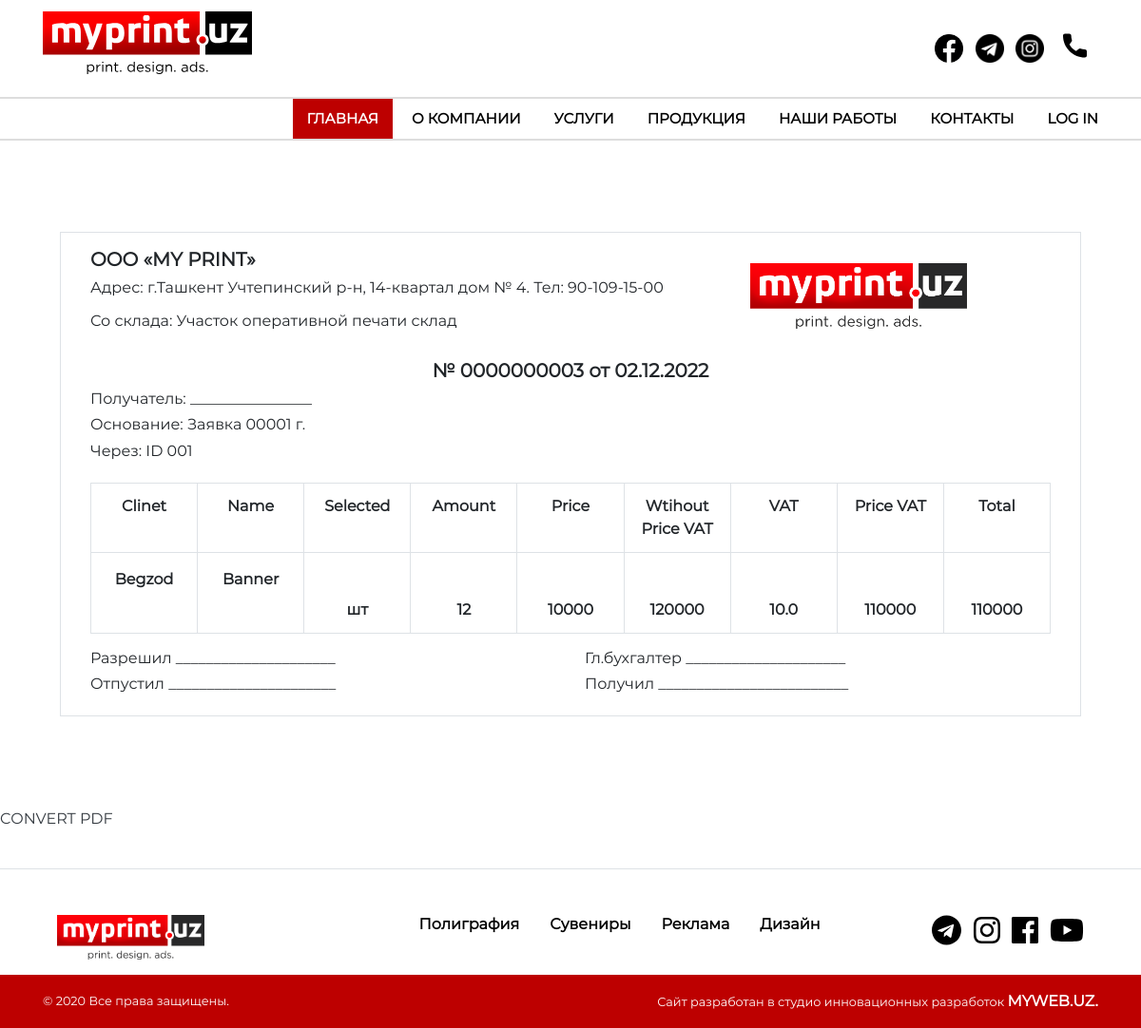
The app's page /en/list/, older data.
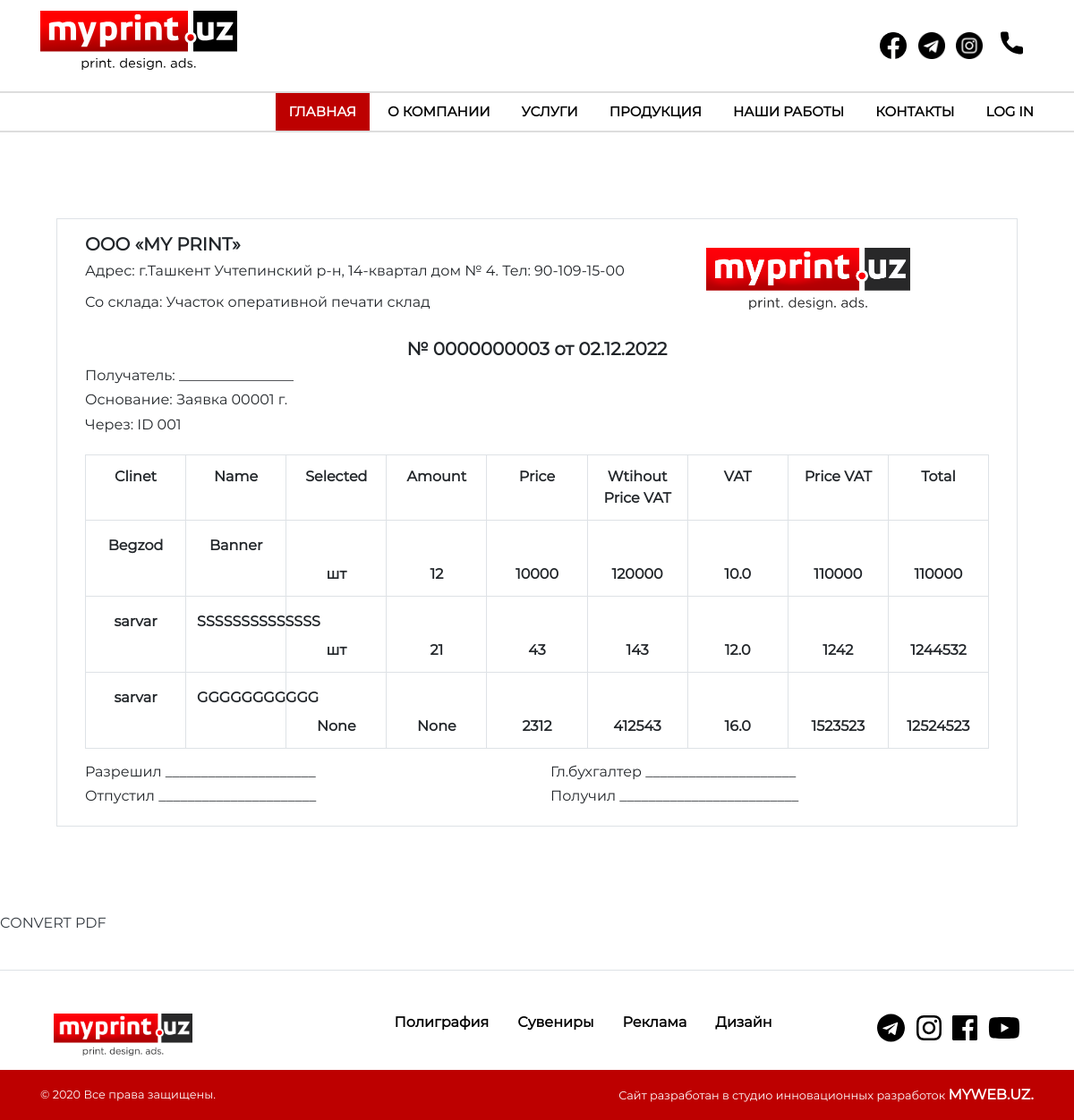
The same page, newer data.
### myprint/models.py (models this page shows, shortened)
class OrderForm(models.Model):
    student = models.ForeignKey(Customer, related_name = "orders", on_delete=models.CASCADE)
    Product_Status = (
        ('шт', 'шт'),
        ('усл', 'усл'),
    )
    name = models.CharField(_('name'), max_length=65, blank=True, null=True)
    status_order = models.CharField(_('status_order'), max_length=20, choices=Product_Status, default='шт', null=True, blank=True)
    amount = models.IntegerField(_('amount'), blank=True, null=True)
    price = models.PositiveIntegerField(_('price'), blank=True, null=True)
    price_free_VAT = models.PositiveIntegerField(_('price_free_VAT'), blank=True, null=True)
    VAT = models.FloatField(_('VAT'), blank=True, null=True)
    price_with_VAT = models.PositiveIntegerField(_('price_with_VAT'), blank=True, null=True)
    total = models.PositiveIntegerField(_('total'), blank=True, null=True)
    total_price_with_VAT = models.PositiveIntegerField(_('total_price_with_VAT'), blank=True, null=True)
    total_price_ALL = models.PositiveIntegerField(_('total_price_ALL'), blank=True, null=True)
    class Meta:
        db_table = 'orders'

class Customer(models.Model):
    id_name_order = models.CharField(_('id_name_order'), max_length=300)
    client = models.CharField(_('client'), max_length=65)
    client_phone_number = models.CharField(_('client_phone_number'), max_length=65)
    manager_name = models.CharField(_('manager_name'), max_length=65)
    date_order = models.DateTimeField(_('date_order'), auto_now_add=False)
    ready_product_date_order = models.DateTimeField(_('ready_product_date_order'), auto_now_add=False)
    class Meta:
        db_table = 'customers'

### myprint/views.py (the view)
# urls.py: path('list/', list, name="list"),
def list(request):
    datas = OrderForm.objects.all()
    context = {'datas' : datas}
    return render(request, 'multi_forms/list.html', context=context)

### myprint/templates/multi_forms/list.html (shortened to what this page needs)
{% extends 'base.html' %}
{% load static %}
{% block content %}
<section class="container-fluid pt-5 pb-5">
  <div class="container p-5">
    <div class="row border p-3">
        <div class="col-12 col-sm-12 col-md-12 col-lg-6 col-xl-8">
          <h5 class="font-weight-bold">OOO  «MY PRINT»</h5>
          <h6>Адрес: г.Ташкент  Учтепинский р-н, 14-квартал дом № 4. Тел: 90-109-15-00</h6s>
          <p class="pt-3 h6 ">Со склада: Участок оперативной печати склад</p>
        </div>
        <div class="col-12 col-sm-12 col-md-12 col-lg-6 col-xl-3 p-3">
            <img src="img/logo.png" width="100%" alt="">
        </div>
        <div class="col-12 col-sm-12 col-md-12 col-lg-12 col-xl-12 ">
            <h5 class="text-center font-weight-bold pt-3">№ 0000000003 от  <span class="h5 font-weight-bold">02.12.2022</span></h5>
        </div>
        <div class="col-12 col-sm-12 col-md-12 col-lg-12 col-xl-12 ">
         <p class="h6">Получатель:  ________________</p>
         <p class="h6">Основание:   Заявка 00001     г.</p>
         <p class="h6">Через: ID  001</p>
      </div>
      <div class="col-12 col-sm-12 col-md-12 col-lg-12 col-xl-12 pt-3 text-center justify-content-center">
	<table class="table table-bordered">
     <tbody>
          <tr>
            <th>Clinet</th>
            <th>Name</th>
            <th>Selected</th>
            <th>Amount</th>
            <th>Price</th>
            <th>Wtihout Price VAT</th>
            <th>VAT</th>
            <th>Price VAT</th>
            <th>Total</th>
          </tr>
         {% for data in datas %}
           <tr>
            <td class="pt-3">{{data.student.client}}</td>
            <td class="pt-3">{{data.name}}</td>
            <td class="pt-5">{{data.status_order}}</td>
            <td class="pt-5">{{data.amount}}</td>
            <td class="pt-5">{{data.price}}</td>
            <td class="pt-5">{{data.price_free_VAT}}</td>
            <td class="pt-5">{{data.VAT}}</td>
            <td class="pt-5">{{data.price_with_VAT}}</td>
            <td class="pt-5">{{data.total}}</td>
           </tr>
         {% endfor %}
     </tbody>
    </table>
  </div>
  <div class="col-12 col-sm-12 col-md-12 col-lg-6 col-xl-6">
    <h6> Разрешил   _____________________</h6>
    <h6>Отпустил   ______________________</h6>
  </div>
  <div class="col-12 col-sm-12 col-md-12 col-lg-6 col-xl-6">
    <h6>Гл.бухгалтер  _____________________</h6>
    <h6>Получил  _________________________</h6>
  </div>
</div>
</div>
</section>
<p><a href="{% url 'myprint:create_pdf' %}" class="h6 text-dark">CONVERT PDF</a></p><br>
{% endblock %}

### templates/base.html (shortened to what this page needs)
{% load static %}
{% load i18n %}
<!DOCTYPE html>
<html>
<head>
		<link rel="stylesheet" type="text/css" href="{%  static 'bootstrap/css/bootstrap.min.css' %}">
		<link rel="stylesheet" href="{%  static 'fontawesomePremium/css/all.css' %}">
		<link rel="stylesheet" href="{%  static 'css/slick.css' %}">
	  <link rel="stylesheet" type="text/css" href="{%  static 'css/animate.css' %}">
		<link rel="stylesheet" type="text/css" href="{%  static 'css/style.css' %}">
	</head>
<body class="container-fluid pl-0 pr-0" style="overflow-x: hidden;">
	<header class="header shop">
		<div class="topbar">
		 <div class="container">
		   <div class="row">
			 <div class="col-12 col-sm-12 col-md-12 col-lg-5 col-xl-5 text-center text-md-left">
			   <a href="index-2.html" class="cat-1heading"><img src="{% static 'img/logo.svg' %}" width="220" alt=""></a>
			 </div>
			 <div class="col-12 col-sm-12 col-md-12 col-lg-7 col-xl-7 text-center">
			   <div class="right-content">
				 <ul class="list-main pt-3">
				   <li class="pr-1 pb-2 border-0"><a href="https://www.facebook.com/myprintreklama/"><img src="{% static 'img/icons/facebook.png' %}" width="30" height="30" alt=""></a></li>
				   <li class="pl-1 pr-1 pb-2 border-0"><a href="https://t.me/MYPRINTUZ"><img src="{% static 'img/icons/telegramBlack.png' %}" width="30" height="30" alt=""></a></li>
				   <li class="pl-1 pr-1 pb-2 border-0"><a href="https://www.instagram.com/myprintuz/"><img src="{% static 'img/icons/instagramBlack.png' %}" width="30" height="30" alt=""></a></li>
				   <li class="pl-1 pr-1 pb-1 mb-0 border-0 font-weight-normal"><a href="{{ phone}}" class="pb-0 pt-3 mb-0 font-weight-normal" style="font-size: 25px;"><img src="{% static 'img/icons/phonesvg.svg'%}" width="25" class="mr-2 ml-2" height="30" alt="">{{ phone }}</a></li>
				 </ul>
			   </div>
			 </div>
		   </div>
		 </div>
	   </div>
	   <div class="header-inner">
		<div class="container pl-5  pr-5 pr-lg-0 pr-xl-0">
				<div class="row">
					<div class="col-12 col-sm-12 col-md-12 col-lg-12 col-xl-12">
							<nav class="navbar navbar-expand-lg pr-4 pr-lg-0 pr-xl-0">
								<div class="navbar-collapse">
									<div class="nav-inner">
				  <ul class="nav menu navbar-nav">
					  <li class="active"><a href="{% url 'myprint:home' %}">ГЛАВНАЯ</a></li>
					  <li><a href="{% url 'myprint:advertisement' %}" class="text-uppercase">О компании</a></li>
												<li><a href="#!">УСЛУГИ</a>
					  </li>
					  <li><a href="#!">ПРОДУКЦИЯ</a>
					  </li>
					  <li><a href="{% url 'myprint:portfolio' %}">НАШИ РАБОТЫ</a></li>
					  <li><a href="{% url 'myprint:contact' %}">КОНТАКТЫ</a></li>
					  <li><a href="{% url 'myprint:login' %}">LOG IN</a></li>
				  </ul>
									</div>
								</div>
							</nav>
					</div>
				</div>
			</div>
	</div>
</header>
{% block content %}{% endblock content %}
<footer class="container-fluid pl-0 pr-0 pt-5 border-top">
	<div class="container pb-3">
		<div class="row m-0">
		  <div class="offset-2 offset-sm-0 col-8 col-sm-12 col-md-6 col-lg-3 col-xl-2 pt-3 pt-lg-0 text-center">
			<img src="{% static 'img/logo.png' %}" width="100%" alt="">
		  </div>
		  <div class="offset-3 offset-sm-0 col-9 col-sm-12 col-md-6 col-lg-6 col-xl-7 footer_menu">
			<h5 class="ml-3 mr-3"><a href="poligraphy-products.html" class="colorBlack">Полиграфия</a></h5>
			<h5 class="ml-3 mr-3"><a href="gifts-products.html" class="colorBlack">Сувениры</a></h5>
			<h5 class="ml-3 mr-3"><a href="promotional-products.html" class="colorBlack">Реклама</a></h5>
			<h5 class="ml-3"><a href="dizayn.html" class="colorBlack">Дизайн</a></h5>
		  </div>
		  <div class="col-12 col-sm-12 col-md-6 col-lg-3 col-xl-3 text-center text-md-right">
			<span class="ml-2"><i class="fab fa-2x fa-telegram colorBlack"></i></span>
			<span class="ml-2"><i class="fab fa-2x fa-instagram colorBlack"></i></span>
			<span class="ml-2"><i class="fab fa-2x fa-facebook colorBlack"></i></span>
			<span class="ml-2"><i class="fab fa-2x fa-youtube colorBlack"></i></span>
		  </div>
		</div>
	</div>
	<div class="container-fluid bgRed">
		<div class="container text-white">
			<div class="row">
				<div class="col-12 col-sm-12 col-md-12 col-lg-12 col-xl-12 pt-3 form-inline justify-content-between">
					<p class="small">&copy; 2020 Все права защищены.</p>
					<p class="small">Сайт разработан в студио инновационныx разработок <a href="http://myweb.uz/" class="text-white text-decoration-none font-weight-bold"> MYWEB.UZ.</a></p>
				  </div>
			</div>
		</div>
	</div>
</footer>
</body>
</html>

### static/css/style.css (style rules this page uses)
*, *::before, *::after { font-family: "Montserrat-Regular"; font-weight: 900; font-size: 16px; }
.colorBlack { color: #000000; }
.bgRed { background-color: #bd0000; }
table { border: 1px solid rgb(255, 255, 255); border-collapse: collapse; margin: 0; padding: 0; width: 100%; table-layout: fixed; }
table tr { border: 1px solid #ddd; padding: .35em; }
table th, table td { padding: .625em; text-align: center; border: 1px solid #ddd; }
.header .navbar { padding: 0; }
.navbar-expand-lg .navbar-collapse { display:block !important; }
.header.shop .topbar { border: none; padding: 12px 0px; }
.header.shop .right-content { float:right; }
.header.shop .list-main li { display: inline-block; color: #333; font-size: 13px; font-weight: 500; border-right: 1px solid #f0f0f0; padding: 0px 13px; }
.header.shop .list-main li:last-child { padding-right:0; border:none; }
.header.shop .list-main li a { color:#333; }
.header.shop { background:#fff; }
.header.shop .nav-inner { margin: 0; float: right; }
.header.shop .topbar { border: none; }
.header.shop .header-inner { background-color: #ffffff; border-top: 2px solid #dddddd; border-bottom: 2px solid #dddddd; }
.header.shop .nav li { margin-right:5px; position: relative; float: right; }
.header.shop .nav li:last-child { margin-right:0; }
a, a:hover { text-decoration: none; }
.header.shop .nav li a { color: rgb(0, 0, 0); text-transform: capitalize; font-size: 15px; padding: 10px 15px; font-weight: bold; display: block; position: relative; -webkit-transition: all 0.4s ease; -moz-transition: all 0.4s ease; transition: all 0.4s ease; }
.header.shop .nav li.active a { color: #ffffff; background: #bd0000; border: 0px solid #000; }
.footer_menu { display: inline-flex; justify-content: end; }
.footer_menu h5 { font-size: 16px; }

Row changes from the older to the newer data that the page shows:
added OrderForm: student.client "sarvar", name "SSSSSSSSSSSSSS", status_order "шт", amount "21", price "43", price_free_VAT "143", VAT "12.0", price_with_VAT "1242", total "1244532"
added OrderForm: student.client "sarvar", name "GGGGGGGGGGG", status_order "None", amount "None", price "2312", price_free_VAT "412543", VAT "16.0", price_with_VAT "1523523", total "12524523"
